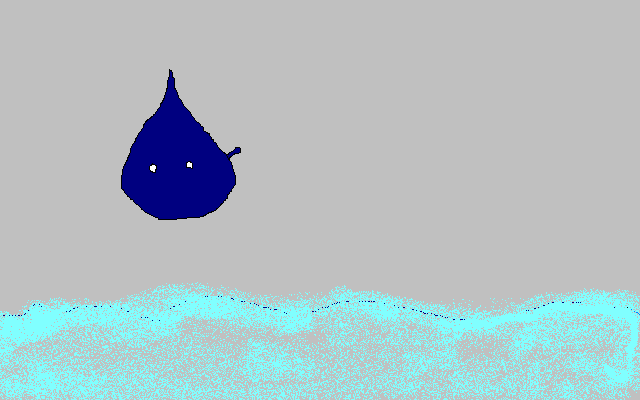
#> input picture assets/IMAGETest.bmp, 640 x 400 px
$ python -i histogram.py   (imports and definitions only)
#> lines starting #> are read from the running program, lines starting #| are printed output that depends on the picture
#> further down, picture is the input picture: shape (400, 640, 3); mean B, G, R 197.9, 193.2, 175.8
import cv2
import numpy as np
import matplotlib.pyplot as plt

# Calcul de l'histogramme de l'image
def histogramme_image(image):
    # Si l'image est en couleur (3 canaux)
    if len(image.shape) == 3 and image.shape[2] == 3:
        # Calcul des histogrammes pour chaque canal (R, G, B)
        hist_r = cv2.calcHist([image], [0], None, [256], [0, 256])  # Rouge
#> hist_r = 256 values, max 210974 at index 192, min 0 at index 1, mean 1000
        hist_g = cv2.calcHist([image], [1], None, [256], [0, 256])  # Vert
#> hist_g has the same summary as hist_r
        hist_b = cv2.calcHist([image], [2], None, [256], [0, 256])  # Bleu
#> hist_b has the same summary as hist_r
        return hist_r, hist_g, hist_b
    # Si l'image est en niveaux de gris (1 canal)
    elif len(image.shape) == 2:
        hist = cv2.calcHist([image], [0], None, [256], [0, 256])  # Histogramme de l'image en niveaux de gris
        return hist
    else:
        raise ValueError("Image format non supporté")

# Affichage de l'histogramme de l'image
def afficher_histogramme(image):
    if len(image.shape) == 3 and image.shape[2] == 3:  # Image couleur (3 canaux)
        # Extraire les histogrammes pour chaque canal
        hist_r, hist_g, hist_b = histogramme_image(image)
#> hist_g has the same summary as hist_r in histogramme_image; hist_b has the same summary as hist_r in histogramme_image

        plt.figure(figsize=(15, 5))

        # Afficher l'histogramme du canal Rouge
        plt.subplot(1, 3, 1)
        plt.plot(hist_r, color='r')
        plt.title("Histogramme - Canal Rouge")
        plt.xlabel("Valeur des pixels")
        plt.ylabel("Fréquence")

        # Afficher l'histogramme du canal Vert
        plt.subplot(1, 3, 2)
        plt.plot(hist_g, color='g')
        plt.title("Histogramme - Canal Vert")
        plt.xlabel("Valeur des pixels")
        plt.ylabel("Fréquence")

        # Afficher l'histogramme du canal Bleu
        plt.subplot(1, 3, 3)
        plt.plot(hist_b, color='b')
        plt.title("Histogramme - Canal Bleu")
        plt.xlabel("Valeur des pixels")
        plt.ylabel("Fréquence")

        plt.tight_layout()
        plt.show()
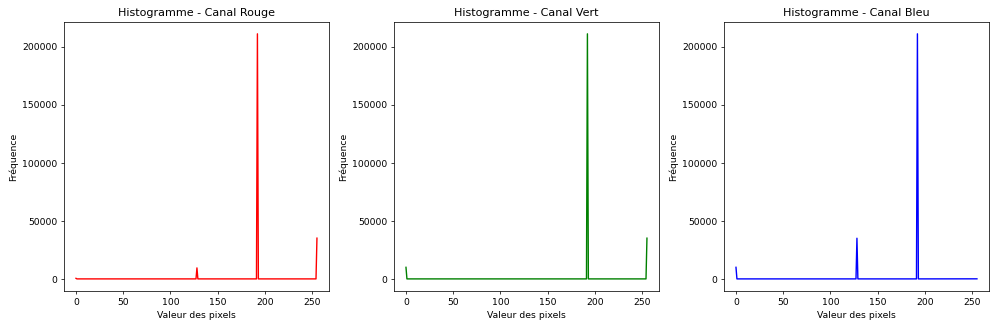
#> figure drawn by matplotlib, 3 panels; panel 1: curve peaks at x = 192, y = 210974; panel 2: curve peaks at x = 192, y = 210974; panel 3: curve peaks at x = 192, y = 210974

    elif len(image.shape) == 2:  # Image en niveaux de gris (1 canal)
        hist = histogramme_image(image)
        plt.plot(hist, color='gray')
        plt.title("Histogramme de l'image en niveaux de gris")
        plt.xlabel("Niveaux de gris")
        plt.ylabel("Fréquence")
        plt.show()
    else:
        print("Erreur : Format d'image non pris en charge.")

>>> import cv2
>>> picture = cv2.imread('../assets/IMAGETest.bmp')
>>> result = afficher_histogramme(picture)
